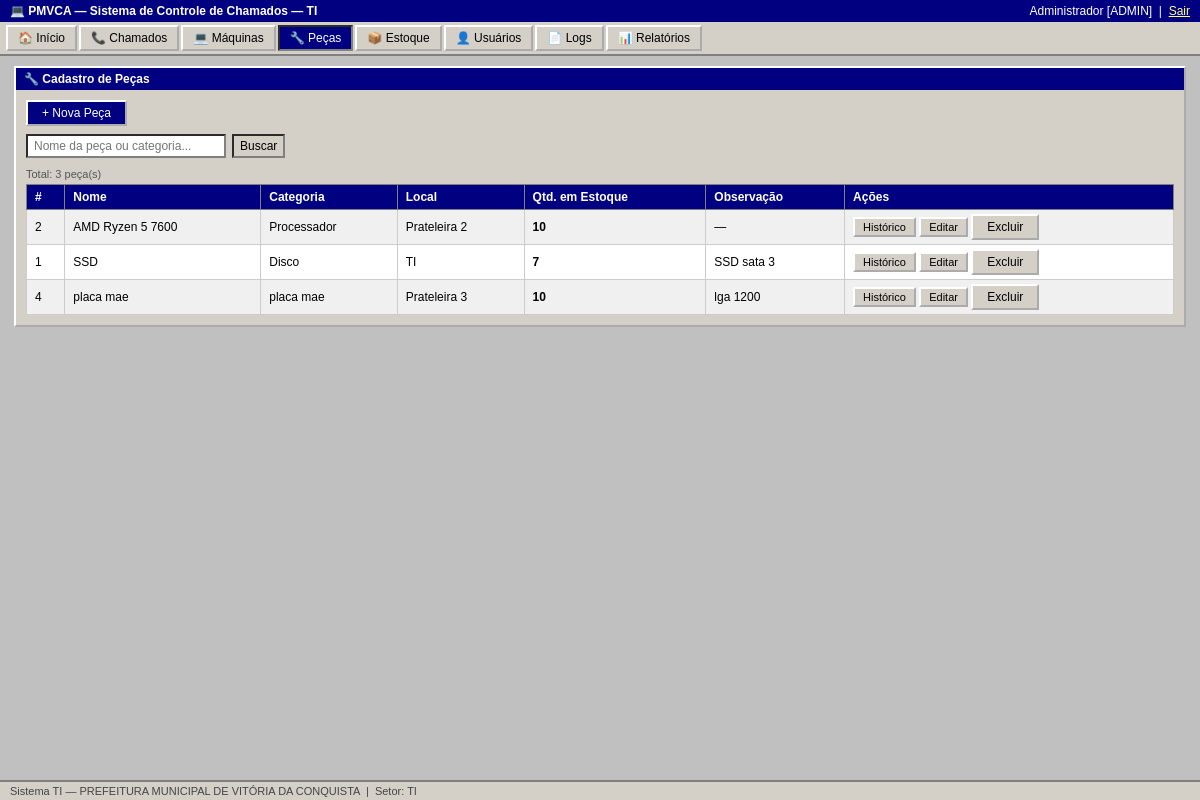
The page /pecas (signed in) on the database its author committed.
### tables this page shows
CREATE TABLE estoque (
        id INTEGER PRIMARY KEY AUTOINCREMENT,
        peca_id INTEGER UNIQUE NOT NULL, local TEXT NOT NULL,
        quantidade INTEGER NOT NULL DEFAULT 0, observacao TEXT, criado_em TEXT NOT NULL,
        FOREIGN KEY(peca_id) REFERENCES pecas(id));

CREATE TABLE pecas (
        id INTEGER PRIMARY KEY AUTOINCREMENT,
        nome TEXT NOT NULL, categoria TEXT NOT NULL,
        observacao TEXT, criado_em TEXT NOT NULL);

### app.py (the view)
@app.route('/pecas')
@login_required
def pecas():
    q    = request.args.get('q','')
    page = int(request.args.get('page',1))
    conn = get_db()
    if q:
        rows = conn.execute("""SELECT p.*, e.local as estoque_local, COALESCE(e.quantidade,0) as estoque_quantidade
            FROM pecas p LEFT JOIN estoque e ON e.peca_id=p.id
            WHERE p.nome LIKE ? OR p.categoria LIKE ? ORDER BY p.nome""",
            (f'%{q}%',f'%{q}%')).fetchall()
    else:
        rows = conn.execute("""SELECT p.*, e.local as estoque_local, COALESCE(e.quantidade,0) as estoque_quantidade
            FROM pecas p LEFT JOIN estoque e ON e.peca_id=p.id ORDER BY p.nome""").fetchall()
    conn.close()
    items, page, total_pages, total = paginar(rows, page)
    return render_template('pecas.html', pecas=items, q=q, page=page, total_pages=total_pages, total=total)

### app.py (called while the page is built)
def get_db():
    conn = sqlite3.connect(DB_PATH)
    conn.row_factory = sqlite3.Row
    conn.execute("PRAGMA foreign_keys = ON")
    return conn

def paginar(items, page, per_page=25):
    total = len(items)
    total_pages = max(1, (total + per_page - 1) // per_page)
    page = max(1, min(page, total_pages))
    start = (page - 1) * per_page
    return items[start:start + per_page], page, total_pages, total

def login_required(f):
    @wraps(f)
    def d(*a, **kw):
        if 'usuario_id' not in session:
            return redirect(url_for('login'))
        return f(*a, **kw)
    return d

### templates/pecas.html (shortened to what this page needs)
{% extends 'base.html' %}
{% block content %}
<div class="window">
  <div class="window-title">&#128295; Cadastro de Peças</div>
  <div class="window-body">
    {% if session.perfil in ('admin','tecnico') %}
    <div class="toolbar">
      <a href="/pecas/nova" class="btn btn-primary">+ Nova Peça</a>
    </div>
    {% endif %}
    <form class="search-bar" method="get">
      <input type="text" name="q" value="{{ q }}" placeholder="Nome da peça ou categoria...">
      <input type="submit" class="btn" value="Buscar">
    </form>
    <p style="font-size:11px;color:#555;margin-bottom:4px">Total: {{ total }} peça(s)</p>
    <table>
      <tr><th>#</th><th>Nome</th><th>Categoria</th><th>Local</th><th>Qtd. em Estoque</th><th>Observação</th><th>Ações</th></tr>
      {% for p in pecas %}
      <tr {% if p.estoque_local and p.estoque_quantidade == 0 %}style="background:#f8d7da"{% elif p.estoque_local and p.estoque_quantidade <= 2 %}style="background:#fff3cd"{% endif %}>
        <td>{{ p.id }}</td>
        <td>{{ p.nome }}</td>
        <td>{{ p.categoria }}</td>
        <td>
          {% if p.estoque_local %}{{ p.estoque_local }}
          {% else %}<span style="color:#999">Sem registro de estoque</span>
          {% endif %}
        </td>
        <td>
          {% if p.estoque_local %}
          <strong {% if p.estoque_quantidade == 0 %}style="color:red"{% elif p.estoque_quantidade <= 2 %}style="color:#856404"{% endif %}>
            {{ p.estoque_quantidade }}
          </strong>
          {% else %}—
          {% endif %}
        </td>
        <td>{{ p.observacao or '—' }}</td>
        <td>
          <a href="/pecas/{{ p.id }}/historico" class="btn btn-sm">Histórico</a>
          {% if session.perfil in ('admin','tecnico') %}
          <a href="/pecas/{{ p.id }}/editar" class="btn btn-sm">Editar</a>
          {% endif %}
          {% if session.perfil == 'admin' %}
          <form method="post" action="/pecas/{{ p.id }}/excluir" style="display:inline"
                onsubmit="return confirm('Excluir peça {{ p.nome }} e todo seu histórico?')">
            <input type="submit" class="btn btn-sm btn-danger" value="Excluir">
          </form>
          {% endif %}
        </td>
      </tr>
      {% else %}
      <tr><td colspan="7" style="text-align:center;padding:10px">Nenhuma peça cadastrada.</td></tr>
      {% endfor %}
    </table>
  </div>
</div>
{% endblock %}

### static/css/style.css (style rules this page uses)
*, *::before, *::after { box-sizing: border-box; margin: 0; padding: 0; }
body { font-family: Tahoma, Arial, sans-serif; font-size: 13px; background: #c0c0c0; color: #000; min-height: 100vh; display: flex; flex-direction: column; }
.window { background: #d4d0c8; border: 2px outset #fff; margin-bottom: 10px; }
.window-title { background: #000080; color: #fff; padding: 4px 8px; font-weight: bold; font-size: 12px; display: flex; align-items: center; gap: 6px; }
.window-body { padding: 10px; }
.btn, button, input[type=submit], input[type=button] { font-family: Tahoma, Arial, sans-serif; font-size: 12px; padding: 4px 14px; background: #d4d0c8; border: 2px outset #fff; cursor: pointer; color: #000; text-decoration: none; display: inline-block; }
.btn-primary { background: #000080; color: #fff; }
.btn-danger { background: #c00000; color: #fff; }
.btn-sm { padding: 2px 8px; font-size: 11px; }
table { width: 100%; border-collapse: collapse; background: #fff; font-size: 12px; }
th { background: #000080; color: #fff; padding: 5px 8px; text-align: left; border: 1px solid #808080; white-space: nowrap; }
td { padding: 4px 8px; border: 1px solid #ccc; vertical-align: middle; }
tr:nth-child(even) td { background: #f0f0f0; }
.search-bar { display: flex; gap: 6px; margin-bottom: 10px; flex-wrap: wrap; align-items: center; }
.search-bar input, .search-bar select { padding: 3px 6px; border: 2px inset #808080; font-size: 12px; }
.search-bar input[type=text] { min-width: 200px; }
a { color: #000080; }
.toolbar { display: flex; gap: 6px; margin-bottom: 8px; flex-wrap: wrap; align-items: center; }

### rows shown on the page
estoque: id "2", nome "AMD Ryzen 5 7600", categoria "Processador", estoque_local "Prateleira 2", estoque_quantidade "10", observacao "—"
estoque: id "1", nome "SSD", categoria "Disco", estoque_local "TI", estoque_quantidade "7", observacao "SSD sata 3"
estoque: id "4", nome "placa mae", categoria "placa mae", estoque_local "Prateleira 3", estoque_quantidade "10", observacao "lga 1200"

### other values the page prints
{{ session.nome }} "Administrador"
{{ session.perfil|upper }} "ADMIN"
{{ total }} "3"
{{ session.setor }} "TI"
